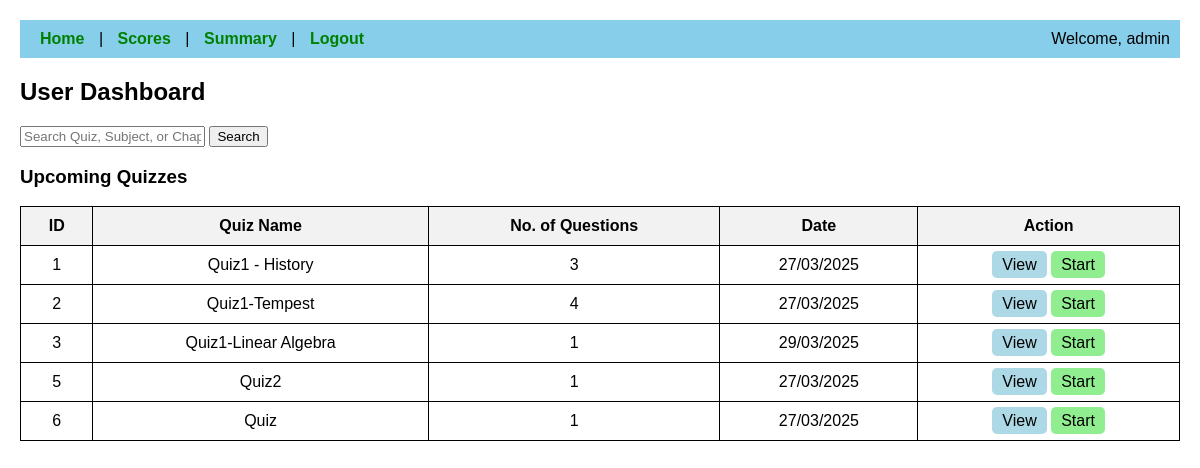
Screenshot of /dashboard (signed in) with the database file from the repository.
### application/models.py (models this page shows, shortened)
class Admin(UserMixin, db.Model):
    id = db.Column(db.Integer, primary_key=True)
    username = db.Column(db.String(50), nullable=False, unique=True)
    passwd = db.Column(db.String(100), nullable=False)

class Quiz(db.Model):
    id = db.Column(db.Integer, primary_key=True)
    name = db.Column(db.String(100), nullable=False)
    chapter_id = db.Column(db.Integer, db.ForeignKey("chapter.id"), nullable=False)
    remarks = db.Column(db.String(100))
    start_date = db.Column(db.Date, nullable=False)
    end_date = db.Column(db.Date, nullable=False)
    questions = db.relationship("Questions", backref="quiz", lazy=True)
    chapter = db.relationship("Chapter", backref="quizzes", lazy=True)

### application/routes.py (the view)
@app.route('/dashboard', methods=['GET'])
@login_required
def user_dashboard():
    today = date.today()
    search_query = request.args.get('search', '').strip()
    quizzes = Quiz.query.join(Chapter).join(Subject).filter(Quiz.start_date >= today)
    if search_query:
        quizzes = quizzes.filter(
            (Quiz.name.ilike(f"%{search_query}%")) |
            (Chapter.name.ilike(f"%{search_query}%")) |
            (Subject.name.ilike(f"%{search_query}%"))
        )
    quizzes = quizzes.options(
        joinedload(Quiz.chapter).joinedload(Chapter.subject)
    ).all()
    quiz_data = [
        {
            'id': quiz.id,
            'name': quiz.name,
            'num_questions': Questions.query.filter_by(quiz_id=quiz.id).count(),
            'date': quiz.start_date.strftime('%d/%m/%Y')
        }
        for quiz in quizzes
    ]
    return render_template('user_dashboard.html', user=current_user, quizzes=quiz_data, search_query=search_query)

### templates/user_dashboard.html (shortened to what this page needs)
<!DOCTYPE html>
<html lang="en">
<head>
</head>
<body>
    <div class="navbar">
        <a href="#">Home</a> |
        <a href="{{ url_for('scores') }}">Scores</a> |
        <a href="{{ url_for('user_stats',user_id=current_user.id)}}">Summary</a> |
        <a href="{{ url_for('student_logout') }}">Logout</a>
        <span style="float: right;">Welcome, {{ user.username }}</span>
    </div>
    <div class="container">
        <h2>User Dashboard</h2>
        <form method="GET" action="{{ url_for('user_dashboard') }}">
            <input type="text" name="search" placeholder="Search Quiz, Subject, or Chapter" value="{{ search_query }}">
            <button type="submit">Search</button>
        </form>
        <h3>Upcoming Quizzes</h3>
        <table>
            <tr>
                <th>ID</th>
                <th>Quiz Name</th>
                <th>No. of Questions</th>
                <th>Date</th>
                <th>Action</th>
            </tr>
            {% for quiz in quizzes %}
            <tr>
                <td>{{ quiz.id }}</td>
                <td>{{ quiz.name if quiz.name else "Unnamed Quiz" }}</td>
                <td>{{ quiz.num_questions }}</td>
                <td>{{ quiz.date }}</td>
                <td>
                    <a href="#" class="btn btn-view">View</a>
                    <a href="{{ url_for('take_quiz', quiz_id=quiz.id) }}" class="btn btn-start">Start</a>
                </td>
            </tr>
            {% endfor %}
        </table>
    </div>
</body>
</html>

### templates/user_dashboard.html (style rules this page uses)
body { font-family: Arial, sans-serif; margin: 20px; padding: 0; }
.navbar { background-color: #87CEEB; padding: 10px; }
.navbar a { margin: 0 10px; text-decoration: none; color: green; font-weight: bold; }
.container { margin-top: 20px; }
table { width: 100%; border-collapse: collapse; margin-top: 10px; }
th, td { border: 1px solid black; padding: 10px; text-align: center; }
th { background-color: #f2f2f2; }
.btn { padding: 5px 10px; text-decoration: none; border-radius: 5px; }
.btn-view { background-color: lightblue; color: black; }
.btn-start { background-color: lightgreen; color: black; }

### rows the page displays
Admin: username "admin"
Quiz: id "1", name "Quiz1 - History", num_questions "3", date "27/03/2025"
Quiz: id "2", name "Quiz1-Tempest", num_questions "4", date "27/03/2025"
Quiz: id "3", name "Quiz1-Linear Algebra", num_questions "1", date "29/03/2025"
Quiz: id "5", name "Quiz2", num_questions "1", date "27/03/2025"
Quiz: id "6", name "Quiz", num_questions "1", date "27/03/2025"
